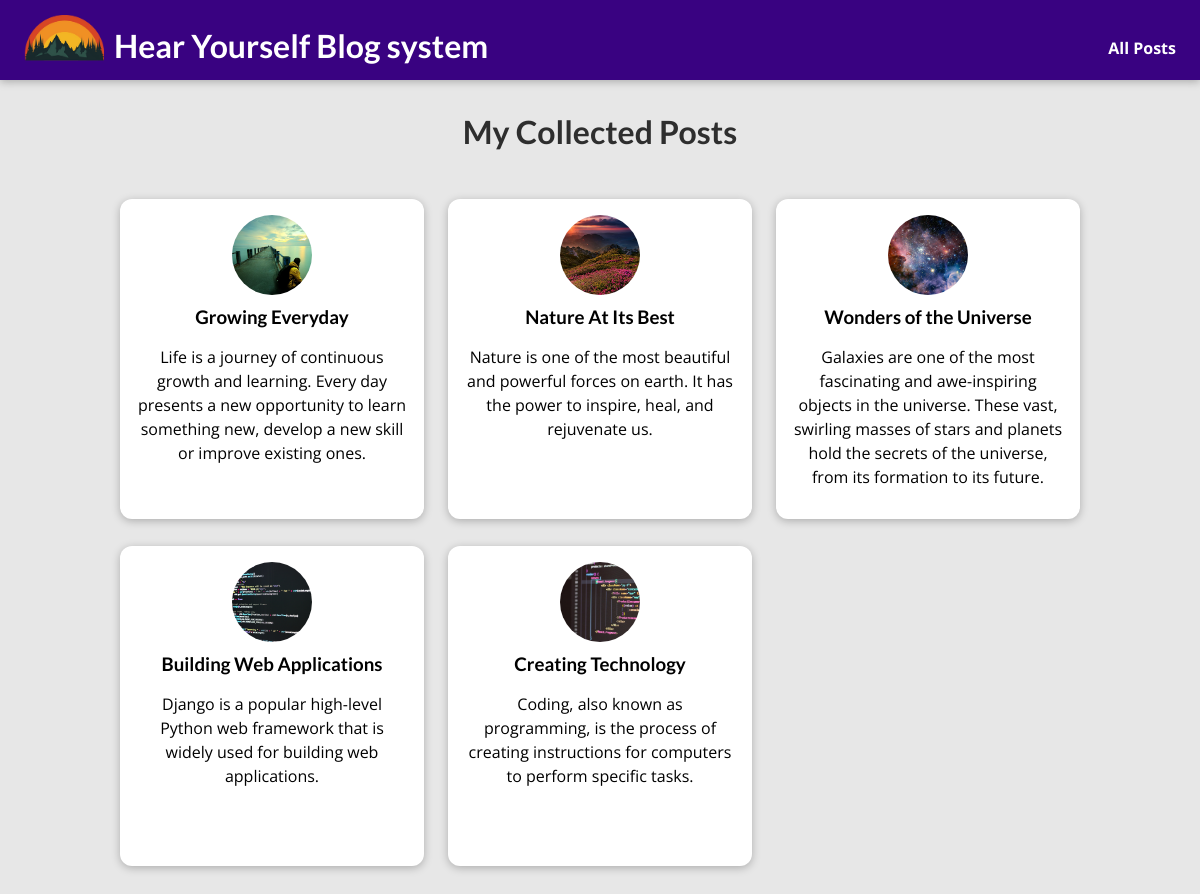
The page /posts on the database its author committed.
### blog/models.py (models this page shows, shortened)
class addPost(models.Model):
    slug = models.CharField(max_length=30, null=True)
    image = models.CharField(max_length=15, null=True)
    author = models.CharField(max_length=15, null=True)
    date = models.DateField(("Date"), default=date.today)
    title =models.CharField(max_length=50, null=True)
    shortContent = models.TextField(null=True)
    content = tinymce_models.HTMLField()

### blog/views.py (the view)
# urls.py: path("posts", views.posts, name="posts-page"),
def posts(request):
    allpost = addPost.objects.all()
    return render(request,"blog/all-posts.html",{
        "all_posts": allpost
    })

### blog/templates/blog/all-posts.html (shortened to what this page needs)
{% extends "base.html" %}
{% load static %}
{% block css_files %}
 <link rel="stylesheet" href="{% static 'blog/post.css' %}" />
 <link rel="stylesheet" href="{% static 'blog/all-posts.css' %}" />
{% endblock %}
{% block content%}
<section id="all-posts">
<h2>My Collected Posts</h2>
 <ul>
    {% for post in all_posts %}
      {% include "blog/includes/post.html" %}
    {% endfor %}
 </ul>
</section>
{% endblock %}

### blog/templates/blog/includes/post.html
{% load static %}
<li>
    <article class="post">
        <a href="{% url "post-detail-page" post.slug %}">
            <img src="{% static "blog/images/"|add:post.image %}" alt="{{ post.title }}" />
            <div class="post__content">
                <h3>{{ post.title }}</h3>
                <p>
                     {{ post.shortContent|linebreaksbr }}
                </p>
            </div>
        </a>
    </article>
</li>

### static/app.css (style rules this page uses)
* { box-sizing: border-box; }
html { font-family: 'Open Sans', 'Lato', sans-serif; }
body { margin: 0; }
body { background-color: #e7e7e7; }
h1, h2, h3 { font-family: 'Lato', sans-serif; font-weight: bold; }

### blog/static/blog/post.css (style rules this page uses)
.post { display: flex; flex-direction: column; align-items: center; text-align: center; margin-bottom: 2em; margin-left: auto; margin-right: auto; width: -moz-available }
.post a { text-decoration: none; color: black; transition: all 0.2s ease; padding: 1rem; overflow: hidden; line-height: 1.5em; }
.post a { height: 22rem; transform-origin: center; box-shadow: 0 2px 8px rgba(0, 0, 0, 0.25); border-radius: 12px; background-color: white; width: inherit; }
.post img { width: 5rem; height: 5rem; object-fit: cover; border-radius: 50%; }
.post h3 { margin: 0.25rem 0; }

### blog/static/blog/all-posts.css (style rules this page uses)
#all-posts { margin: 7rem auto; width: 90%; max-width: 60rem; }
#all-posts h2 { text-align: center; font-size: 2rem; color: #2e2e2e; margin: 3rem 0; }
#all-posts ul { list-style: none; margin: 0; padding: 0; display: grid; grid-template-columns: repeat(auto-fill, minmax(17rem, 1fr)); gap: 1.5rem; }
.post a { height: 20rem; }
.post { margin-bottom: .2em; }

### rows shown on the page
addPost: image (picture), title "Growing Everyday", shortContent "Life is a journey of continuous growth and learning. Every day presents a new opportunity to learn something new, develop a new skill or improve existing ones."
addPost: image (picture), title "Nature At Its Best", shortContent "Nature is one of the most beautiful and powerful forces on earth. It has the power to inspire, heal, and rejuvenate us."
addPost: image (picture), title "Wonders of the Universe", shortContent "Galaxies are one of the most fascinating and awe-inspiring objects in the universe. These vast, swirling masses of stars and planets hold the secrets of the universe, from its formation to its future."
addPost: image (picture), title "Building Web Applications", shortContent "Django is a popular high-level Python web framework that is widely used for building web applications."
addPost: image (picture), title "Creating Technology", shortContent "Coding, also known as programming, is the process of creating instructions for computers to perform specific tasks."
